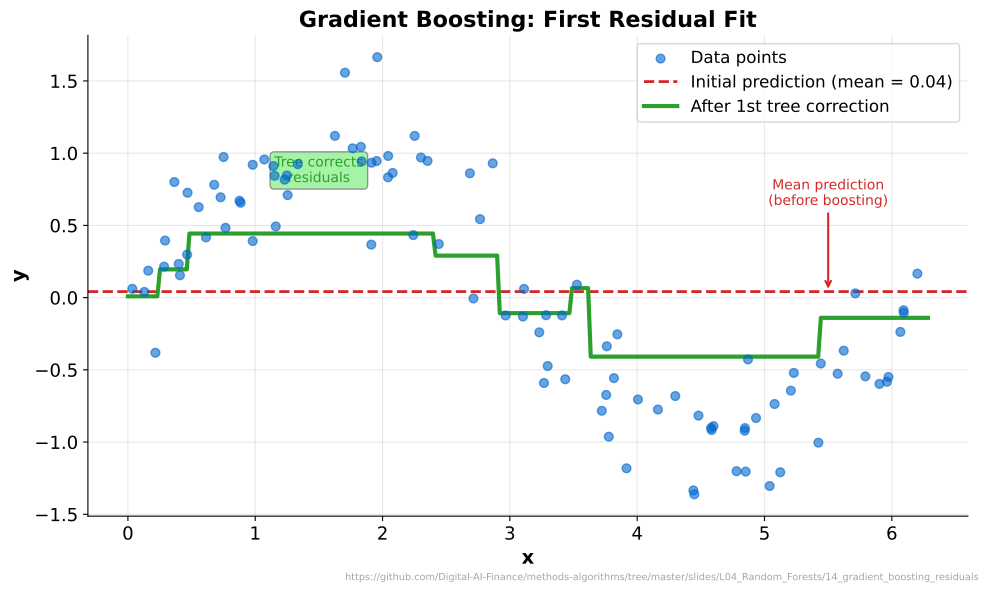

Source code (Python):
"""Gradient Boosting Residuals - First residual fit visualization"""
import matplotlib.pyplot as plt
import numpy as np
from sklearn.ensemble import GradientBoostingRegressor
from pathlib import Path

CHART_METADATA = {
    'title': 'Gradient Boosting: First Residual Fit',
    'description': 'Visualization of gradient boosting first residual correction',
    'url': 'https://github.com/Digital-AI-Finance/methods-algorithms/tree/master/slides/L04_Random_Forests/14_gradient_boosting_residuals'
}

plt.rcParams.update({
    'font.size': 14, 'axes.labelsize': 14, 'axes.titlesize': 16,
    'xtick.labelsize': 13, 'ytick.labelsize': 13, 'legend.fontsize': 13,
    'figure.figsize': (10, 6), 'figure.dpi': 150,
    'axes.spines.top': False,
    'axes.spines.right': False,
})

MLPURPLE = '#3333B2'
MLBLUE = '#0066CC'
MLORANGE = '#FF7F0E'
MLGREEN = '#2CA02C'
MLRED = '#D62728'

np.random.seed(42)

# Generate 1D data
n = 100
x = np.sort(np.random.uniform(0, 2 * np.pi, n))
y = np.sin(x) + np.random.normal(0, 0.3, n)

# Fit GBR with 1 estimator
gbr = GradientBoostingRegressor(n_estimators=1, max_depth=3, learning_rate=0.5, random_state=42)
gbr.fit(x.reshape(-1, 1), y)

# Smooth prediction curve
x_plot = np.linspace(0, 2 * np.pi, 300)
y_pred = gbr.predict(x_plot.reshape(-1, 1))
y_mean = y.mean()

fig, ax = plt.subplots(figsize=(10, 6))

ax.scatter(x, y, c=MLBLUE, s=40, alpha=0.6, label='Data points', zorder=5)
ax.axhline(y=y_mean, color=MLRED, linestyle='--', linewidth=2, label=f'Initial prediction (mean = {y_mean:.2f})')
ax.plot(x_plot, y_pred, color=MLGREEN, linewidth=3, label='After 1st tree correction')

ax.set_xlabel('x', fontweight='bold')
ax.set_ylabel('y', fontweight='bold')
ax.set_title('Gradient Boosting: First Residual Fit', fontsize=16, fontweight='bold')
ax.legend(loc='upper right', fontsize=12)
ax.grid(True, alpha=0.3)

# Annotate
ax.annotate('Mean prediction\n(before boosting)',
            xy=(5.5, y_mean), xytext=(5.5, y_mean + 0.6),
            fontsize=10, ha='center', color=MLRED,
            arrowprops=dict(arrowstyle='->', color=MLRED, lw=1.5))
ax.annotate('Tree corrects\nresiduals',
            xy=(1.5, 0.8), fontsize=10, ha='center', color=MLGREEN,
            bbox=dict(boxstyle='round', facecolor='lightgreen', edgecolor='gray', alpha=0.8))

plt.figtext(0.99, 0.01, CHART_METADATA['url'],
            fontsize=7, color='gray', ha='right', va='bottom', alpha=0.7)

plt.tight_layout()
plt.savefig(Path(__file__).parent / 'chart.pdf', dpi=300, bbox_inches='tight')
plt.close()
print("Chart saved: 14_gradient_boosting_residuals/chart.pdf")
